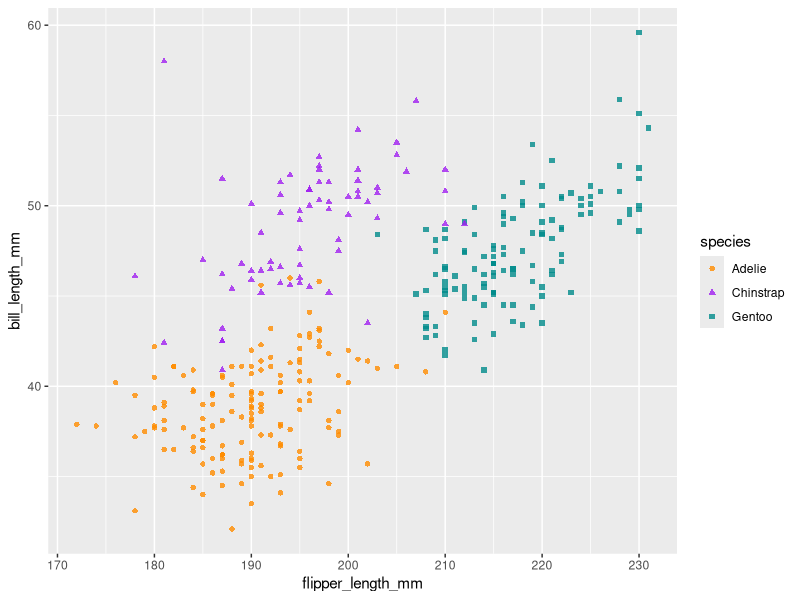

Here is the R script that generated this plot:
## ---- chunk 1
#| echo: fenced
knitr::opts_chunk$set(echo = FALSE)
## ---- chunk 2
#| results: hide
#| echo: fenced
1 + 1
## ---- chunk 3
    #| label: penguin-plot
    #| fig-alt: "Scatterplot of flipper length by bill length of 3 penguin species, where we show penguins with bigger flippers have bigger bills."
    #| echo: fenced
    #| warning: false
    library(palmerpenguins)
    library(ggplot2)
    ggplot(data = penguins, aes(x = flipper_length_mm,
                                y = bill_length_mm,
                                color = species)) +
      geom_point(aes(shape = species), alpha = 0.8) +
      scale_color_manual(values = c("darkorange","purple","cyan4")) 
